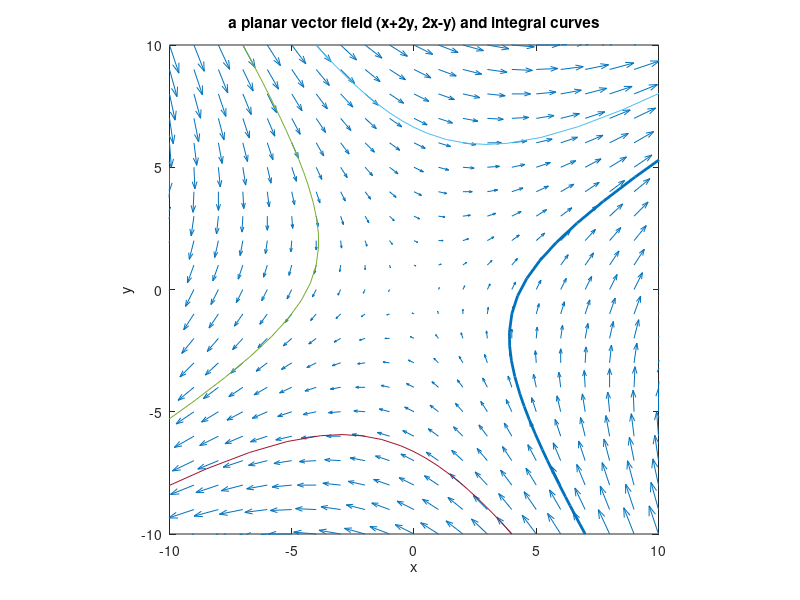

This figure's MATLAB source:
% fluid_flow.m
%%%%%%%%%%%%%%%%%%%
%
% solving 4 IVPs
%
a=[1 2;2 -1];
[t1,x1]=ode45(@(t,x) a*x,[0,10], [-7;10]);
[t2,x2]=ode45(@(t,x) a*x,[0,10], [-4;10]);
[t3,x3]=ode45(@(t,x) a*x,[0,10], [4;-10]);
[t4,x4]=ode45(@(t,x) a*x,[0,10], [7;-10]);
%
% vector fields
%
[x,y]=meshgrid(-10:1:10, -10:1:10);
X=x+2*y; Y=2*x-y;
quiver(x,y,X,Y);
hold on 
plot(x1(:,1),x1(:,2),x2(:,1),x2(:,2),x3(:,1),x3(:,2),x4(:,1),x4(:,2),'LineWidth',2)
axis equal, axis([-10 10 -10 10])
xlabel x, ylabel y
title('a planar vector field (x+2y, 2x-y) and integral curves')
hold off
%
% 
%
